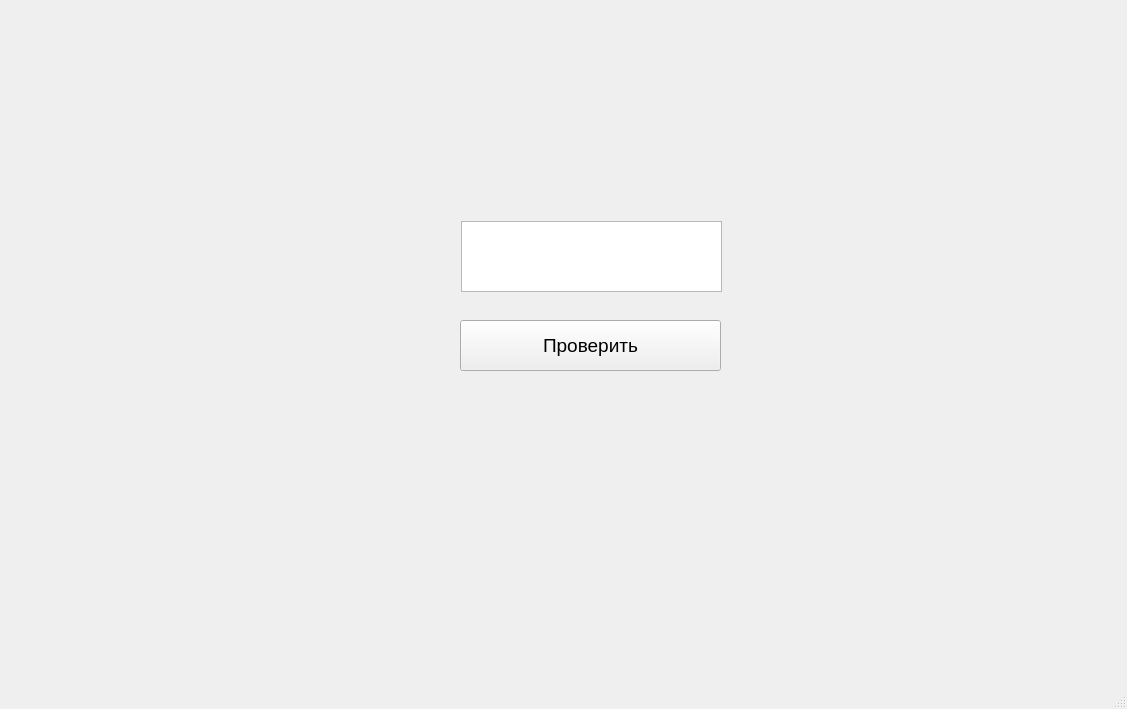
<?xml version="1.0" encoding="UTF-8"?>
<ui version="4.0">
 <class>MainWindow</class>
 <widget class="QMainWindow" name="MainWindow">
  <property name="geometry">
   <rect>
    <x>0</x>
    <y>0</y>
    <width>1127</width>
    <height>709</height>
   </rect>
  </property>
  <property name="windowTitle">
   <string>MainWindow</string>
  </property>
  <widget class="QWidget" name="centralwidget">
   <widget class="QPushButton" name="pushButton">
    <property name="geometry">
     <rect>
      <x>460</x>
      <y>320</y>
      <width>261</width>
      <height>51</height>
     </rect>
    </property>
    <property name="font">
     <font>
      <pointsize>14</pointsize>
     </font>
    </property>
    <property name="text">
     <string>Проверить</string>
    </property>
   </widget>
   <widget class="QTextBrowser" name="textBrowser">
    <property name="geometry">
     <rect>
      <x>461</x>
      <y>221</y>
      <width>261</width>
      <height>71</height>
     </rect>
    </property>
    <property name="font">
     <font>
      <pointsize>14</pointsize>
     </font>
    </property>
    <property name="html">
     <string>&lt;!DOCTYPE HTML PUBLIC &quot;-//W3C//DTD HTML 4.0//EN&quot; &quot;http://www.w3.org/TR/REC-html40/strict.dtd&quot;&gt;
&lt;html&gt;&lt;head&gt;&lt;meta name=&quot;qrichtext&quot; content=&quot;1&quot; /&gt;&lt;style type=&quot;text/css&quot;&gt;
p, li { white-space: pre-wrap; }
&lt;/style&gt;&lt;/head&gt;&lt;body style=&quot; font-family:'MS Shell Dlg 2'; font-size:14pt; font-weight:400; font-style:normal;&quot;&gt;
&lt;p align=&quot;center&quot; style=&quot;-qt-paragraph-type:empty; margin-top:0px; margin-bottom:0px; margin-left:0px; margin-right:0px; -qt-block-indent:0; text-indent:0px; font-size:8.25pt;&quot;&gt;&lt;br /&gt;&lt;/p&gt;&lt;/body&gt;&lt;/html&gt;</string>
    </property>
   </widget>
   <widget class="QLabel" name="label">
    <property name="geometry">
     <rect>
      <x>860</x>
      <y>20</y>
      <width>100</width>
      <height>640</height>
     </rect>
    </property>
    <property name="text">
     <string/>
    </property>
    <property name="scaledContents">
     <bool>true</bool>
    </property>
   </widget>
   <widget class="QLabel" name="label_2">
    <property name="geometry">
     <rect>
      <x>50</x>
      <y>20</y>
      <width>360</width>
      <height>640</height>
     </rect>
    </property>
    <property name="text">
     <string/>
    </property>
    <property name="textFormat">
     <enum>Qt::PlainText</enum>
    </property>
    <property name="scaledContents">
     <bool>true</bool>
    </property>
   </widget>
  </widget>
  <widget class="QMenuBar" name="menubar">
   <property name="geometry">
    <rect>
     <x>0</x>
     <y>0</y>
     <width>1127</width>
     <height>21</height>
    </rect>
   </property>
  </widget>
  <widget class="QStatusBar" name="statusbar"/>
 </widget>
 <resources/>
 <connections/>
</ui>
